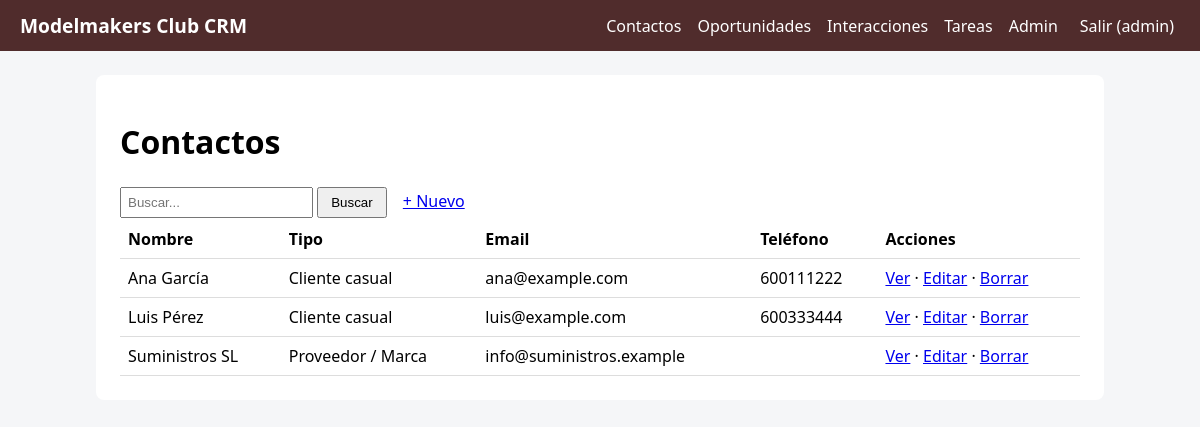
Page /contactos/ (signed in) on the earlier database version.
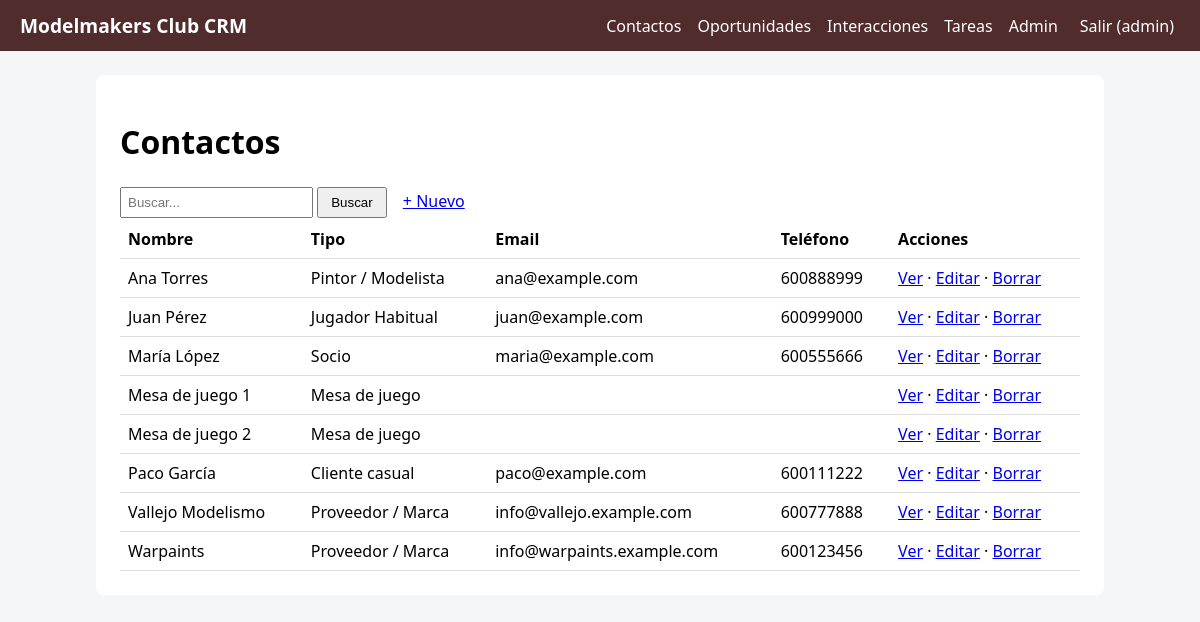
Same page on the later database version.
### contactos/models.py (models this page shows, shortened)
class Contacto(models.Model):
    TIPOS = [
        ('socio', 'Socio'),
        ('jugador', 'Jugador Habitual'),
        ('modelista','Pintor / Modelista'),
        ('proveedor', 'Proveedor / Marca'),
        ('cliente', 'Cliente casual'),
        ('mesa', "Mesa de juego"),
        ('otro','Otro')
    ]
    nombre = models.CharField(max_length=120)                        # Texto corto. max_length es OBLIGATORIO
    tipo = models.CharField(max_length=20, choices=TIPOS, default='cliente')  # choices -> desplegable en formularios
    email = models.EmailField(blank=True)                            # blank=True -> se puede dejar vacío
    telefono = models.CharField(max_length=30, blank=True)           # Teléfono como texto (admite +34, espacios)
    notas = models.TextField(blank=True, max_length=500)             # Texto largo
    creado = models.DateTimeField(auto_now_add=True)                 # auto_now_add -> fecha de creación automática
    cuota_mensual = models.BooleanField(default=False, verbose_name="Cuota mensual", help_text="Marca si el socio ha pagado la mensualidad de la asociación")  # Booleano con etiqueta y ayuda
    sistema_preferido = models.CharField(max_length=100, blank=True, verbose_name="Sistema de juego preferido", help_text="P.ej. Warhammer 40k, Age of Sigmar, Star Wars X-Wing, etc.")  # Campo adicional para el sistema de juego preferido
    class Meta:
        ordering = ['nombre']              # Orden por defecto. '-campo' = descendente

### contactos/views.py (the view)
# urls.py: path('', views.index, name='index'),                          # /contactos/
@login_required
def index(request):
    q = request.GET.get('q', '').strip()             # request.GET = parámetros de la URL (?q=...)
    objetos = Contacto.objects.all()                # .all() = todos. Otros: .filter() .exclude() .get() .order_by('-campo') .count()
    if q:
        objetos = objetos.filter(nombre__icontains=q)
    return render(request, 'contactos/lista.html', {'objetos': objetos, 'q': q})

### core/context_processors.py (called while the page is built)
def crm(request):
    return {
        'NOMBRE_CRM': settings.NOMBRE_CRM,
        'COLOR': settings.COLOR_PRINCIPAL,
        'modulos': [{'nombre': m.capitalize(), 'url': f'{m}:index'} for m in settings.MODULOS_CRM],
    }

### contactos/templates/contactos/lista.html (shortened to what this page needs)
{% extends 'core/base.html' %}
{% block content %}
<h1>Contactos</h1>
<form method="get">
 <input name="q" value="{{ q }}" placeholder="Buscar...">
 <button>Buscar</button>
 <a class="btn" href="{% url 'contactos:crear' %}">+ Nuevo</a>
</form>
<table>
 <tr><th>Nombre</th><th>Tipo</th><th>Email</th><th>Teléfono</th><th>Acciones</th></tr>
 {% for o in objetos %}
 <tr><td>{{ o.nombre }}</td><td>{{ o.get_tipo_display }}</td><td>{{ o.email }}</td><td>{{ o.telefono }}</td>
  <td><a href="{% url 'contactos:detalle' o.pk %}">Ver</a> ·
      <a href="{% url 'contactos:editar' o.pk %}">Editar</a> ·
      <a href="{% url 'contactos:borrar' o.pk %}">Borrar</a></td></tr>
 {% empty %}<tr><td colspan="5">No hay datos todavía.</td></tr>
 {% endfor %}
</table>
{% endblock %}

### core/templates/core/base.html (shortened to what this page needs)
<!doctype html>
<html lang="es"><head><meta charset="utf-8">
</head>
<body>
<nav>
 <a class="marca" href="{% url 'inicio' %}">{{ NOMBRE_CRM }}</a>
 {% for m in modulos %}<a href="{% url m.url %}">{{ m.nombre }}</a>{% endfor %}
 {% if user.is_staff %}<a href="/admin/">Admin</a>{% endif %}
 {% if user.is_authenticated %}
  <form method="post" action="{% url 'logout' %}" style="margin:0">{% csrf_token %}<button>Salir ({{ user.username }})</button></form>
 {% endif %}
</nav>
<main>
 {% block content %}{% endblock %}
</main>
</body></html>

Differences in the rows shown:
added Contacto: nombre "Ana Torres", tipo "Pintor / Modelista", email "ana@example.com", telefono "600888999"
added Contacto: nombre "Juan Pérez", tipo "Jugador Habitual", email "juan@example.com", telefono "600999000"
changed Contacto: nombre "Luis Pérez" → "María López"; tipo "Cliente casual" → "Socio"; email "luis@example.com" → "maria@example.com"; telefono "600333444" → "600555666"; moves up the list
added Contacto: nombre "Mesa de juego 1", tipo "Mesa de juego"
added Contacto: nombre "Mesa de juego 2", tipo "Mesa de juego"
changed Contacto "Cliente casual": nombre "Ana García" → "Paco García"; email "ana@example.com" → "paco@example.com"
changed Contacto: nombre "Suministros SL" → "Vallejo Modelismo"; email "info@suministros.example" → "info@vallejo.example.com"; telefono (not shown) → "600777888"
added Contacto: nombre "Warpaints", tipo "Proveedor / Marca", email "info@warpaints.example.com", telefono "600123456"
